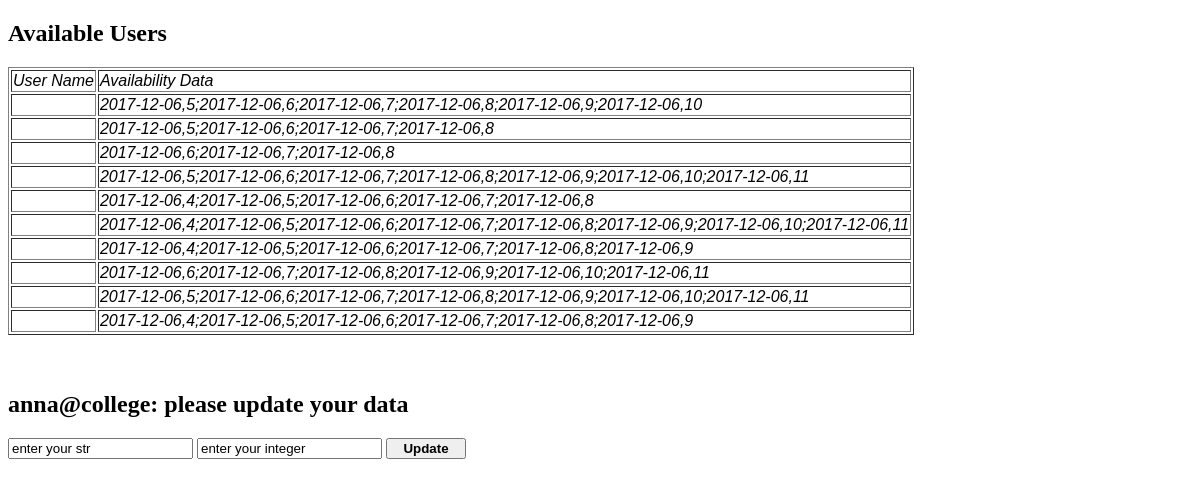
Page /manage_database (signed in) on the earlier database version.
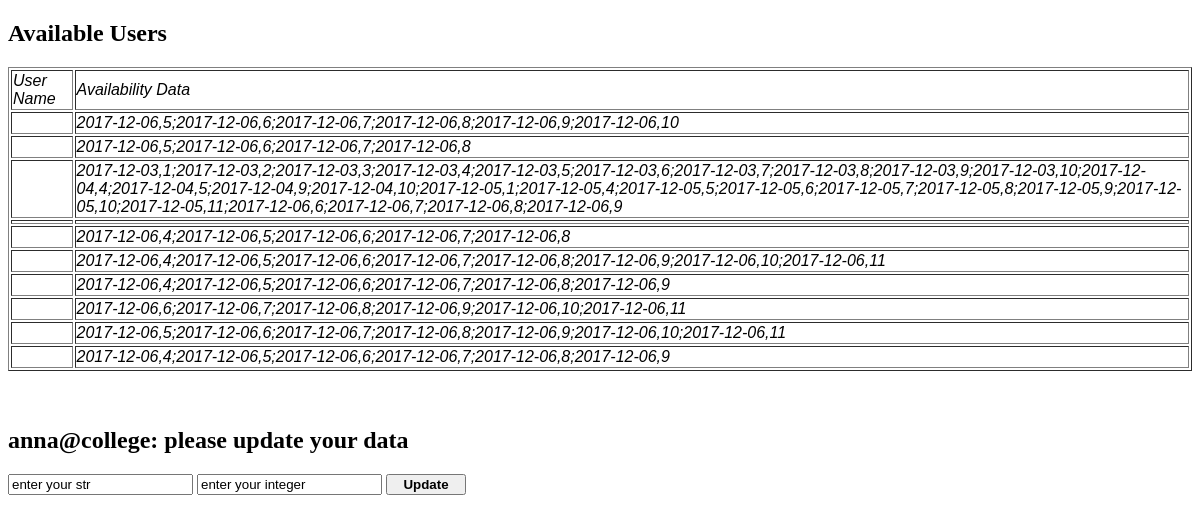
Same page on the later database version.
### user_manager.py (models this page shows)
class _Dancer(_Base):
  __tablename__ = 'dancers'
  id = Column(Integer, primary_key=True)
  username = Column(String)
  firstname = Column(String)
  lastname = Column(String)
  availability = Column(String)
  password = Column(String)
  nonharvard = Column(Boolean)
  choreographer = Column(Boolean)
  dancers = Column(String)

### views.py (the view)
@app.route("/manage_database", methods=['GET', 'POST'])
@login_required
def manage_database():
  user_id = fk.request.cookies.get('user_id')
  if fk.request.method == 'POST':
    if "update" in fk.request.form:
      user_data = {}
      user_data["firstname"] = fk.request.form["firstname"]
      user_data["lastname"]  = fk.request.form["lastname"]
      user_data["email"]  = fk.request.form["email"]
      user_data["nonharvard"]  = fk.request.form["nonharvard"]
      user_data["choreographer"]  = fk.request.form["choreographer"]
      print("user_data: ", user_id, user_data)
      um.user_update(user_id, user_data)
      db_list = um.get_user_data_list()
      return fk.render_template('database_manager.html', data_list=db_list, user_name=user_id)
    else:
      raise("This button has not been handled yet")
  elif fk.request.method == 'GET':
    db_list = um.get_user_data_list()
    return fk.render_template('database_manager.html', data_list=db_list, user_name=user_id)

### user_manager.py (called while the page is built)
def is_valid_user(username):
  s = _session()
  try:
    user = s.query(_Dancer).filter_by(username=username).one()
  except:
    return False
  else:
    return True

def get_user_data_list():
  class Dummy:
    def __init__(self, username, firstname, lastname, nonharvard, choreographer, dancers, availability):
      self.username = username
      self.firstname = firstname
      self.lastname = lastname
      self.nonharvard = nonharvard
      self.choreographer = choreographer
      self.dancers = dancers
      self.availability = availability
  s = _session()
  q = s.query(_Dancer)
  db_list = []
  for u in q:
    if u.username != 'harvardballetcompany@gmail.com':
      db_list.append(Dummy(u.username, u.firstname, u.lastname, u.nonharvard, u.choreographer, u.dancers, u.availability))
  return sorted(db_list, key = lambda x: x.firstname)

### views.py (called while the page is built)
def login_required(f):
  @wraps(f)
  def wrapper(*args, **kwargs):
    name = fk.request.cookies.get('user_id')
    if not um.is_valid_user(name):
      return "You need to login first", 401
    else:
      return f(*args, **kwargs)
  return wrapper

### templates/database_manager.html (shortened to what this page needs)
<!doctype html>
<html>
  <form action="/manage_database", method="post">
    <h2> Available Users </h2>
    <div>
      <table class="db_table" border="1">
        <td><fn> User Name </fn></td>
        <td><fn> Availability Data </fn></td>
        {% for d in data_list %}
          <tr>
            <td><fn>{{d.name}} </fn></td>
            <td><fn>{{d.availability}} </fn></td>
          </tr>
        {% endfor %}
      </table>
    </div>
    <br> <br>
    <h2> {{user_name}}: please update your data </h2>
    <input type="text" name="data_str" value="enter your str" placeholder="new_str">
    <input type="text" name="data_int" value="enter your integer" placeholder="new_int">
    <input class="bn" type="submit" name="update" value="Update">
  </form>
</html>

Differences in the rows shown:
changed _Dancer "anna@college": availability "2017-12-06,6;2017-12-06,7;2017-12-06,8" → "2017-12-03,1;2017-12-03,2;2017-12-03,3;2017-12-03,4;2017-12-03,5;2017-12-03,6;2017-12-03,7;2017-12-03,8;2017-12-03,9;2017-12-03,10;2017-12-04,4;2017-12-04,5;2017-12-04,9;2017-12-04,10;2017-12-05,1;2017-12-05,4;2017-12-05,5;2017-12-05,6;2017-12-05,7;2017-12-05,8;2017-12-05,9;2017-12-05,10;2017-12-05,11;2017-12-06,6;2017-12-06,7;2017-12-06,8;2017-12-06,9"
changed _Dancer (number 4 of 10 on the later page): availability "2017-12-06,5;2017-12-06,6;2017-12-06,7;2017-12-06,8;2017-12-06,9;2017-12-06,10;2017-12-06,11" → (not shown)
